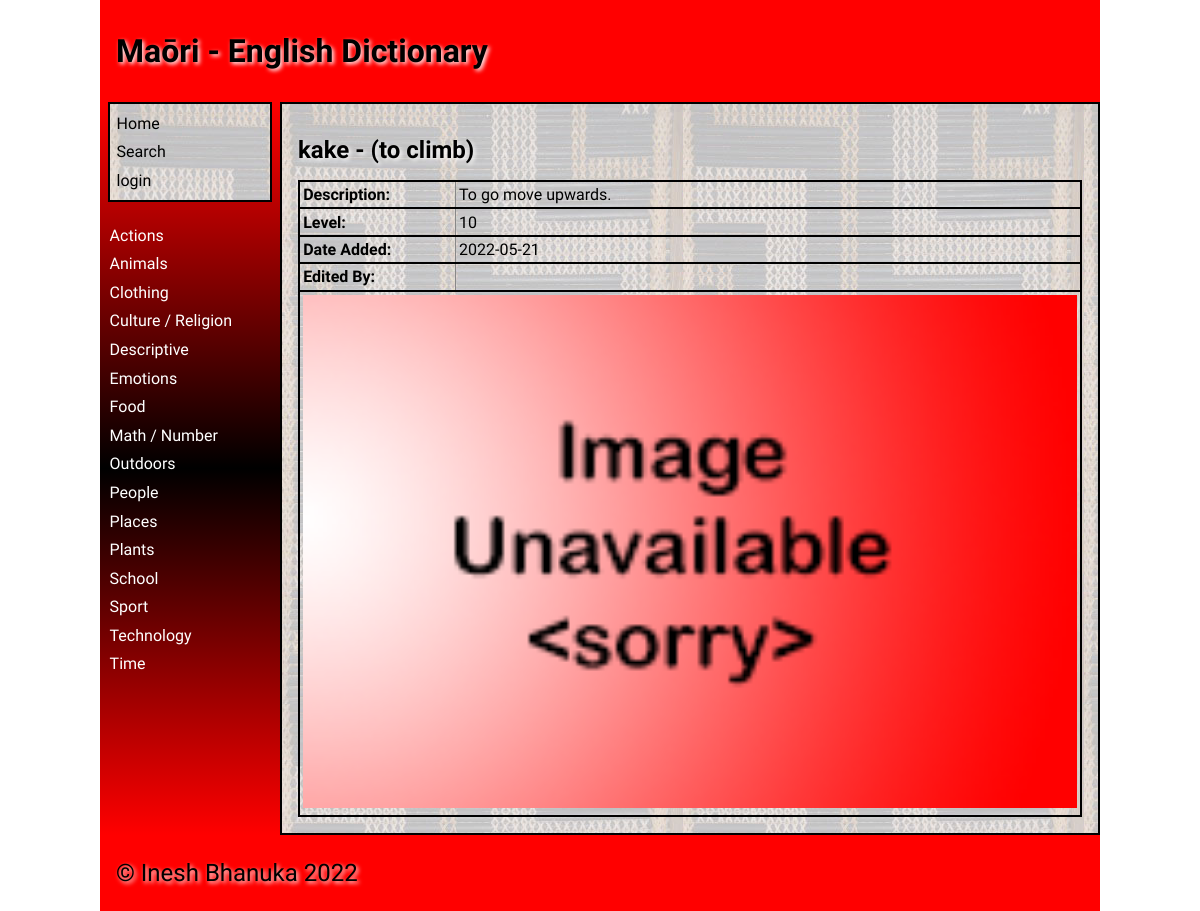
Page /word/10 on the earlier database version.
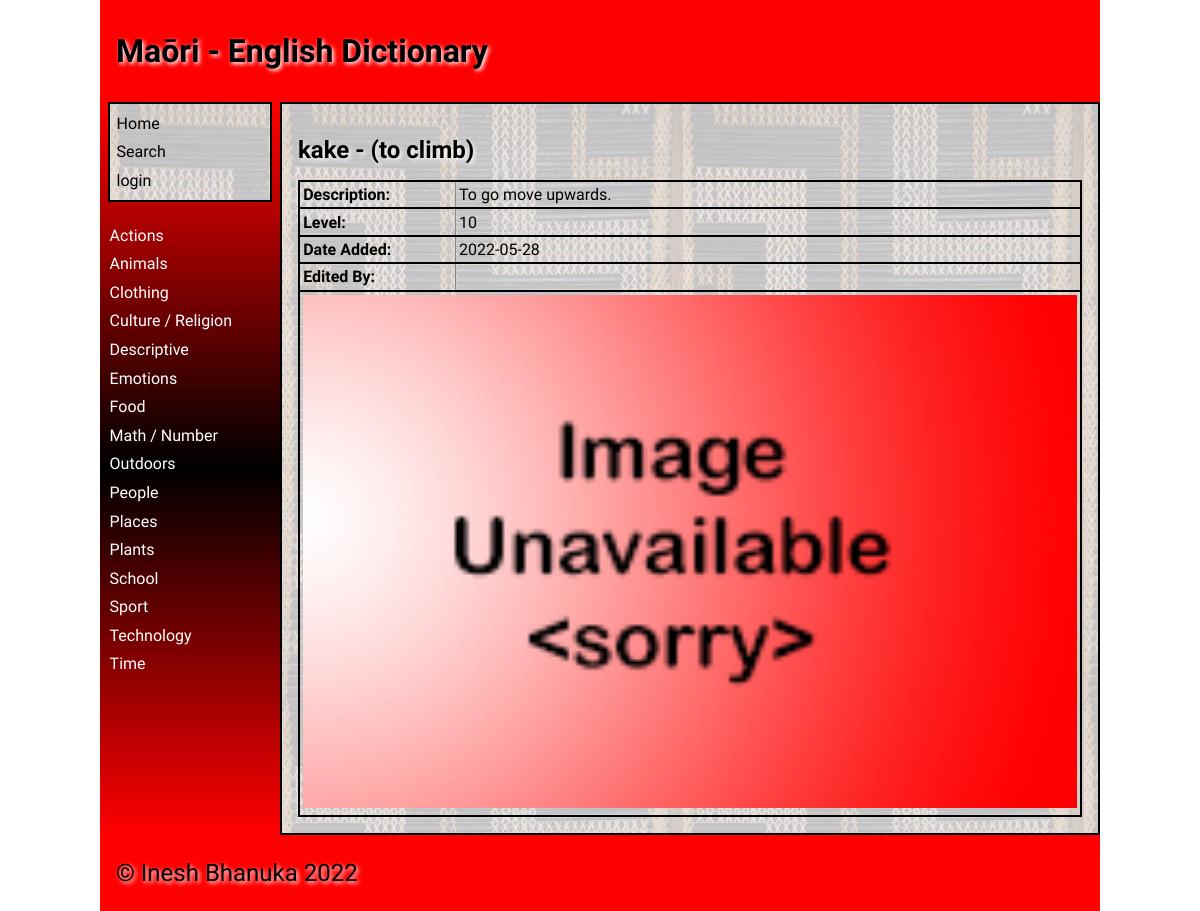
Same page on the later database version.
### tables this page shows
CREATE TABLE "category"
(
    id            integer
        primary key autoincrement,
    category_name varchar(30)
);

CREATE TABLE "dictionary"
(
    id          integer
        primary key autoincrement,
    maori       varchar(30),
    english     varchar(30),
    description varchar(1000),
    level       integer,
    category_id integer
        references category
            on delete cascade,
    user_id     integer
        references user_details
            on delete set null,
    date_added  datetime
);

### app.py (the view)
@app.route('/word/<id>', methods=["POST", "GET"])
def render_word(id):
    if request.method == "POST":
        is_valid, return_url = validate_update_word(request.form, id)
        if not is_valid:
            return redirect(return_url)
        breadcrumb = request.args.get("breadcrumb")
        return redirect(f'/word/{id}?breadcrumb={breadcrumb}')
    word = get_word(id)
    if word is None:
        return redirect('/?error=Word+could+not+be+retrieved+unknown+error')
    error = request.args.get('error')
    if error is None:
        error = ""
    breadcrumb = request.args.get("breadcrumb")
    if breadcrumb is None:
        breadcrumb = "/"
    return render_template('word.html'
                           , word_details=word
                           , logged_in=is_logged_in()
                           , error=error
                           , image_name=get_image_filename(word[0][2])
                           , checked=get_checked(word[0][4])
                           , category_list=get_category_list()
                           , allow_edit=allow_edit()
                           , breadcrumb=breadcrumb)

### data_access.py (called while the page is built)
def get_connection(db_file):
    try:
        connection = sqlite3.connect(db_file)
        connection.execute('pragma foreign_keys=ON')
        return connection
    except Error as e:
        print(e)
    return None

def execute_query(query, args=None):
    connection = get_connection(DATABASE)
    cursor = connection.cursor()
    try:
        if args is None:
            cursor.execute(query)
        else:
            cursor.execute(query, args)
        query_results = cursor.fetchall()
    except sqlite3.Error as e:
        return e
    finally:
        if connection is not None:
            connection.close()
    return query_results

def get_image_filename(english_name):
    path_file = f"{IMAGE_PATH}{english_name}.*"
    listing = glob.glob(path_file)
    for filename in listing:
        return os.path.basename(filename)
    return "noimage.png"

def get_category_list():
    category_list = execute_query("SELECT * FROM category ORDER BY category_name")
    if issubclass(type(category_list), Error):
        return []
    return category_list

def get_word(word_id):
    query = """SELECT d.id
               , d.maori
               , d.english
               , d.description
               , d.level
               , d.date_added
               , ifnull(u.first_name, '')
               , ifnull(u.last_name, '')
               FROM dictionary d
               LEFT JOIN user_details u on d.user_id = u.id
               WHERE d.id = ?"""
    query_results = execute_query(query, [word_id])
    if issubclass(type(query_results), Error) or len(query_results) == 0:
        return None
    return query_results

### services.py (called while the page is built)
def is_logged_in():
    if session.get('email') is None:
        return False
    else:
        return True

def allow_edit():
    if not is_logged_in():
        return False
    email = session.get('email')
    allow = get_allow_edit(email)
    if allow is None:
        return False
    return allow

def get_checked(level):
    checked = []
    for i in range(1, 11):
        if level == i:
            checked.append("checked")
        else:
            checked.append("")
    return checked

### templates/word.html (shortened to what this page needs)
{% extends "base.html" %}
    {% set id = word_details[0][0] %}
    {% set maori = word_details[0][1] %}
    {% set english = word_details[0][2] %}
    {% set description = word_details[0][3] %}
    {% set level = word_details[0][4] %}
    {% set image = image_name %}
    {% set date_added = word_details[0][5] %}
    {% set edited_by = word_details[0][6] + ' ' + word_details[0][7] %}
{% block main %}
    {% if logged_in and allow_edit %}
        <h2>{{ maori }} - ({{english}})<strong> -</strong> <a href="\delete_word\{{ id }}?breadcrumb={{ breadcrumb }}">Delete Word</a></h2>
    {% else %}
        <h2>{{ maori }} - ({{english}})</h2>
    {% endif %}
    <table class="word-table">
        <tbody>
            {% if maori != None %}
                <tr>
                    <td><strong>Description: </strong></td>
                    <td>{{ description }}</td>
                </tr>
                <tr>
                    <td><strong>Level: </strong></td>
                    <td>{{ level }}</td>
                </tr>
                <tr>
                    <td><strong>Date Added: </strong></td>
                    <td>{{ date_added }}</td>
                </tr>
                <tr>
                    <td><strong>Edited By: </strong></td>
                    <td>{{ edited_by }}</td>
                </tr>
                    <td colspan="2"><img src= "../static/images/{{ image }}"></td>
            {% endif %}
        </tbody>
    </table>
{% endblock %}

### templates/base.html (shortened to what this page needs)
<!doctype html>
<html lang="en">
<head>
	<link href="{{ url_for('static', filename='css/style.css') }}" rel="stylesheet">
</head>
<body>
	<div id="container">
		<header>
			<h1>{% block heading %}Maōri - English Dictionary{% endblock %}</h1>
		</header>
		<nav style="padding-top: 0">
			<ul>
                <div class="main-links">
                <li><a href="/" style="color: black;">Home</a></li>
				<li><a href="/search/~" style="color: black;">Search</a></li>
				{% if logged_in %}
                    {% if allow_edit %}
					    <li><a href="/addcategory" style="color: black;">Add Category</a></li>
                    {% endif %}
					<li><a href="/logout" style="color: black;">Logout</a></li>
                {% else %}
                    <li><a href="/login" style="color: black;">login</a></li>
                {% endif %}
                </div>
            <br>
                {% for category in category_list %}
                    <li><a href="/category/{{ category[0] }}">{{ category[1] }}</a></li>
                {% endfor %}
			</ul>
		</nav>
		<main style="border: solid black 2px">
            {% block main %}{% endblock %}
        </main>
		<footer>
			<p>
				&copy; Inesh Bhanuka 2022
			</p>
		</footer>
	</div>
</body>
</html>

### static/css/style.css (style rules this page uses)
* { font-family: Comfortaa, sans-serif; margin: 0; padding: 0; box-sizing: border-box; }
.main-links { background-image: url('../images/poutama.jpg'); padding: 5px; color: black !important; border: solid black 2px; }
#container { display: grid; grid-template-columns: 75px auto; grid-template-areas: 'nav header' 'main main' 'footer footer'; }
header { grid-area: header; background-color: #f00; padding: 1rem; }
nav { grid-area: nav; }
main { grid-area: main; padding: 1rem; background-color: #edd; }
h1, h2, h3, h4 { padding: 1rem 0; font-family: 'Suez One', serif; color: #000; text-shadow: 2px 2px 4px #fff; }
p { padding: 0.5rem 0; }
a { color: #222; }
img { width: 100%; }
table { width: 100%; border: 2px solid #666; border-collapse: collapse; }
.word-table tbody tr { border: 2px solid black; width: 100%; }
.word-table td:first-child { width: 20% }
th, td { border: 1px solid #888; padding: 0.2rem; text-align: left; }
tr td:last-child { width: 90px; }
footer { grid-area: footer; padding: 1rem; background-color: #f00; }
footer p { color: #000; text-shadow: 2px 2px 4px #fff; font-size: 1.5rem; }
@media only screen and (min-width: 768px) { #container { grid-template-columns: 180px auto; grid-template-areas: 'header header' 'nav main' 'footer footer'; } }
@media only screen and (min-width: 768px) { nav { background: linear-gradient(180deg, rgba(255,0,0,1) 0%, rgba(0, 0, 0, 1) 50%, rgba(255,0,0,1) 100%); padding: 0.5rem; } }
@media only screen and (min-width: 768px) { nav ul { list-style: none; } }
@media only screen and (min-width: 768px) { nav li { padding: 0.3rem 0 0.3rem 0.1rem; } }
@media only screen and (min-width: 768px) { nav a { color: #fff; text-decoration: none; } }
@media only screen and (min-width: 768px) { main { background-image: url('../images/poutama.jpg'); } }
@media only screen and (min-width: 1000px) { #container { width: 1000px; margin: auto; } }

Differences in the rows shown:
changed dictionary "kake": date_added "2022-05-21" → "2022-05-28"
